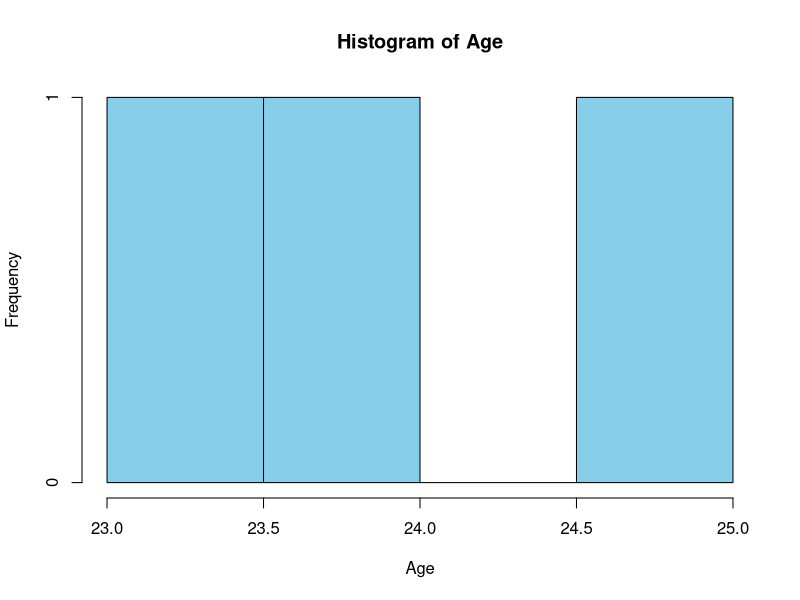
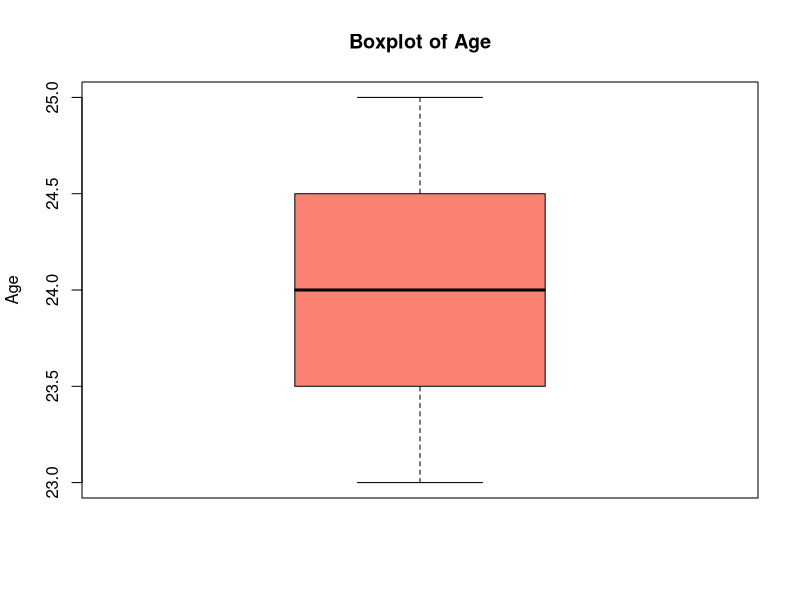

The R script that drew these images, in order:
names <- c("Siri","Chiru","Loki")
age   <- c(23, 24, 25)
marks <- c(88, 78, 25)
df <- data.frame(names, age, marks)

hist(df$age, col = "skyblue", main = "Histogram of Age", xlab = "Age")
boxplot(df$age, col = "salmon", main = "Boxplot of Age", ylab = "Age")
